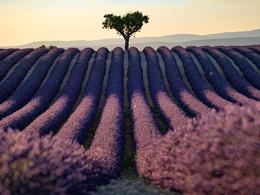
%> input picture images/Provence.jpg, 260 x 195 px, shrunk from 1900 x 1424 before the run
$ octave --eval "result = extract_keypoints(imread('images/Provence.jpg'));"   (GNU Octave 9; MATLAB toolbox functions it lacks are replaced by stand-ins)
%> lines starting %> are read from the running program, lines starting %| are printed output that depends on the picture
function [ x, y, scores, Ix, Iy ] = extract_keypoints( image )
%EXTRACT_KEYPOINTS Extracts points with a high degree of 'cornerness' from
%RGB image matrix of type uint8
%   Input - image = NxMx3 RGB image matrix
%   Output - x = nx1 vector denoting the x location of each of n
%                detected keypoints
%            y = nx1 vector denoting the y location of each of n
%                detected keypoints
%            scores = an nx1 vector that contains the value (R) to which a
%            a threshold was applied, for each keypoint
%            Ix = A matrix with the same number of rows and columns as the
%            input image, storing the gradients in the x-direction at each
%            pixel
%            Iy = A matrix with the same nuimber of rwos and columns as the
%            input image, storing the gradients in the y-direction at each
%            pixel

% compute the gradients, re-use code from HW2P, use window size of 5px
% convert image to grayscale first
G = rgb2gray(image);
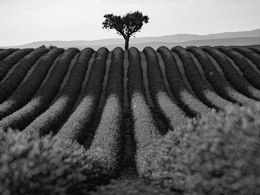
%> G: size 195x260 uint8; min 1, max 251, mean 97.2

% convert to double
G2 = im2double(G);

% create X and Y Sobel filters
horizontal_filter = [1 0 -1; 2 0 -2; 1 0 -1];
vertical_filter = [1 2 1; 0 0 0 ; -1 -2 -1];

% using imfilter to get our gradient in each direction
filtered_x = imfilter(G2, horizontal_filter);
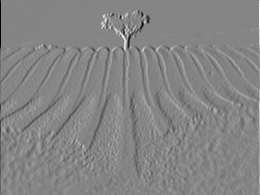
%> filtered_x: size 195x260 double; min -3.65, max 3.35, mean 0.000487; drawn with min black and max white
filtered_y = imfilter(G2, vertical_filter);
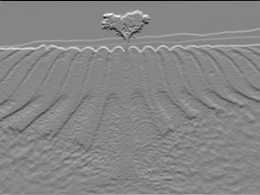
%> filtered_y: size 195x260 double; min -3.81, max 3.45, mean 0.0148; drawn with min black and max white

% store the values in our output variables, for clarity
Ix = filtered_x;
Iy = filtered_y;

% Compute the values we need for the matrix...
% Using a gaussian blur, because I get more positive values after applying
% it, my values all skew negative for some reason...
f = fspecial('gaussian');
Ix2 = imfilter(Ix.^2, f);
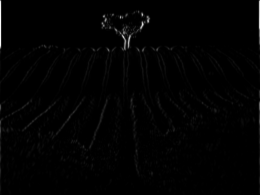
%> Ix2: size 195x260 double; min 0, max 10.51, mean 0.109; drawn with min black and max white
Iy2 = imfilter(Iy.^2, f);
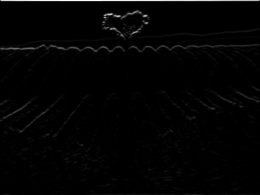
%> Iy2: size 195x260 double; min 0, max 11.43, mean 0.169; drawn with min black and max white
Ixy = imfilter(Ix.*Iy, f);
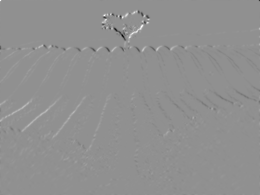
%> Ixy: size 195x260 double; min -5.68, max 4.34, mean 0.00569; drawn with min black and max white

% set empirical constant between 0.04-0.06
k = 0.04;

num_rows = size(image,1);
%> num_rows = 195
num_cols = size(image,2);
%> num_cols = 260

% create a matrix to hold the Harris values
H = zeros(num_rows, num_cols);

% % get our matrix M for each pixel
for y = 6:size(image,1)-6
    for x = 6:size(image,2)-6
        % build a matrix using what we computed earlier
%         M = zeros(2,2);
%         M(1,1) = Ix2(y,x);
%         M(2,1) = Ixy(y,x);
%         M(1,2) = Ixy(y,x);
%         M(2,2) = Iy2(y,x);
%
        % calculate means
        % Ix2 mean
        Ix2_matrix = Ix2(y-2:y+2,x-2:x+2);
        Ix2_mean = mean(Ix2_matrix(:));

        % Iy2 mean
        Iy2_matrix = Iy2(y-2:y+2,x-2:x+2);
        Iy2_mean = mean(Iy2_matrix(:));

        % Ixy mean
        Ixy_matrix = Ixy(y-2:y+2,x-2:x+2);
        Ixy_mean = mean(Ixy_matrix(:));

        Matrix = [Ix2_mean, Ixy_mean;
                  Ixy_mean, Iy2_mean];
        R1 = det(Matrix) - (k * trace(Matrix)^2);


        % compute R, using te matrix we just created
        %R = det(M) - ( k * trace(M)^2 );
        %alt
        %R = (Ix2.*Iy2 - Ixy.^2) - k(Ix2+Iy2).^2;

        % store the R values in our Harris Matrix

        % H(y,x) = R;

        H(y,x) = R1;

    end
end
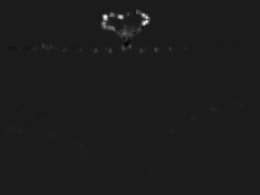
%> H: size 195x260 double; min -0.465, max 3.87, mean 0.0142; drawn with min black and max white

% set threshold of 'cornerness' to 5 times average R score
avg_r = mean(mean(H))
%> avg_r = 0.0142
threshold = abs(5 * avg_r)
%> threshold = 0.0712

[row, col] = find(H > threshold);
%> row = 1228 values from 10 to 148; col = 1228 values from 6 to 242

scores = [];
%get all the values
for index = 1:size(row,1)
    %see what the values are
    r = row(index);
    c = col(index);

    %store the scores
    %score(index) = H(r,c);
    scores = cat(2, scores,H(r,c));
end
%> this loop made 1228 passes
%> (r, c) on passes 10 to 12: (131, 21), (132, 21), (130, 22)
%> after the loop, scores = 1228 values, max 3.87 at index 240, min 0.0713 at index 404, mean 0.519

y = row;
%> y = 1228 values, max 148 at index 132, min 10 at index 845, mean 39.44
x = col;
%> x = 1228 values from 6 to 242


% This needs to be LAST
% non max suppression
% http://www.mathworks.com/help/images/ref/imregionalmax.html
% BW = imregionalmax(H);


end
